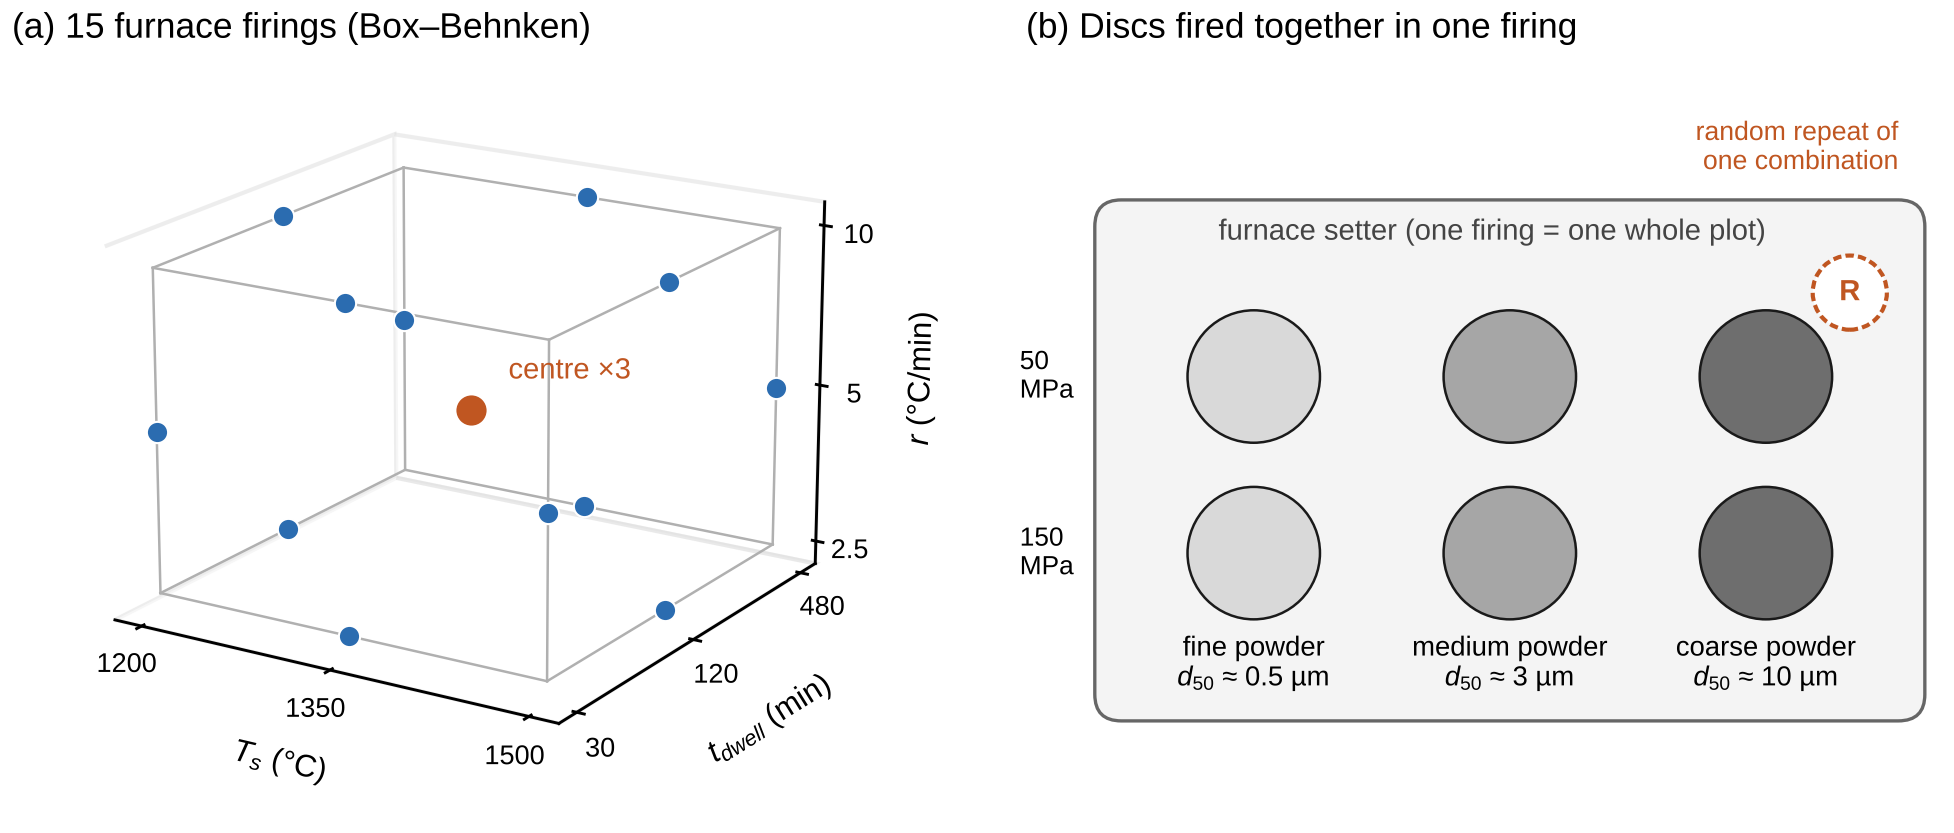

This figure's Python source:
import os, sys
HERE = os.path.dirname(os.path.abspath(__file__))
sys.path.insert(0, HERE)
from fig_common import *
import numpy as np
from matplotlib.patches import Circle, Rectangle, FancyBboxPatch
from mpl_toolkits.mplot3d import Axes3D  # noqa

fig=plt.figure(figsize=(6.5,2.9))
ax=fig.add_axes([0.0,0.02,0.48,0.92],projection='3d')
# cube edges
r=[-1,1]
for s in r:
    for t in r:
        ax.plot([-1,1],[s,s],[t,t],color='#b0b0b0',lw=0.6)
        ax.plot([s,s],[-1,1],[t,t],color='#b0b0b0',lw=0.6)
        ax.plot([s,s],[t,t],[-1,1],color='#b0b0b0',lw=0.6)
pts=[(-1,-1,0),(1,-1,0),(-1,1,0),(1,1,0),(-1,0,-1),(1,0,-1),(-1,0,1),(1,0,1),(0,-1,-1),(0,1,-1),(0,-1,1),(0,1,1)]
P=np.array(pts)
ax.scatter(P[:,0],P[:,1],P[:,2],s=26,color=ACCENT,depthshade=False,edgecolor='white',linewidth=0.5)
ax.scatter([0],[0],[0],s=60,color=ACCENT2,depthshade=False,edgecolor='white',linewidth=0.5)
ax.text(0.12,0.12,0.18,'centre ×3',fontsize=7,color=ACCENT2)
ax.set_xticks([-1,0,1]); ax.set_xticklabels(['1200','1350','1500'],fontsize=6.5)
ax.set_yticks([-1,0,1]); ax.set_yticklabels(['30','120','480'],fontsize=6.5)
ax.set_zticks([-1,0,1]); ax.set_zticklabels(['2.5','5','10'],fontsize=6.5)
ax.set_xlabel('$T_s$ (°C)',fontsize=7.5,labelpad=-4)
ax.set_ylabel('$t_{dwell}$ (min)',fontsize=7.5,labelpad=-4)
ax.set_zlabel('$r$ (°C/min)',fontsize=7.5,labelpad=-6)
ax.tick_params(pad=-3)
for a in (ax.xaxis,ax.yaxis,ax.zaxis):
    a.pane.set_facecolor('white'); a.pane.set_edgecolor('#dddddd')
ax.view_init(elev=18,azim=-58); ax.grid(False)
fig.text(0.01,0.95,'(a) 15 furnace firings (Box–Behnken)',fontsize=8.5,va='top')

bx=fig.add_axes([0.52,0.04,0.48,0.86]); bx.set_xlim(-0.6,10); bx.set_ylim(0,7.2); bx.set_aspect('equal'); bx.axis('off')
fig.text(0.53,0.95,'(b) Discs fired together in one firing',fontsize=8.5,va='top')
bx.add_patch(FancyBboxPatch((0.5,0.4),9.2,5.7,boxstyle='round,pad=0.1,rounding_size=0.3',facecolor='#f4f4f4',edgecolor='#666666',lw=0.8))
bx.text(4.9,5.75,'furnace setter (one firing = one whole plot)',ha='center',fontsize=7,color='#444444')
grades=[('fine','0.5 µm','#d9d9d9'),('medium','3 µm','#a6a6a6'),('coarse','10 µm','#6e6e6e')]
xs=[2.2,5.1,8.0]
for x,(g,d,c) in zip(xs,grades):
    for y,lab in [(4.2,'50 MPa'),(2.2,'150 MPa')]:
        bx.add_patch(Circle((x,y),0.75,facecolor=c,edgecolor=INK,lw=0.6))
    bx.text(x,0.95,'%s powder\n$d_{50}$ ≈ %s'%(g,d),ha='center',fontsize=6.6,va='center')
bx.text(-0.45,4.2,'50\nMPa',fontsize=6.3,va='center')
bx.text(-0.45,2.2,'150\nMPa',fontsize=6.3,va='center')
# random repeat
bx.add_patch(Circle((8.95,5.15),0.42,facecolor='white',edgecolor=ACCENT2,lw=1.0,ls=(0,(2,1))))
bx.text(8.95,5.15,'R',ha='center',va='center',fontsize=7,color=ACCENT2,fontweight='bold')
bx.text(9.5,6.55,'random repeat of\none combination',ha='right',fontsize=6.4,color=ACCENT2)
fig.savefig(os.path.join(HERE, 'fig_design.png'),bbox_inches='tight',pad_inches=0.04)
print('ok')
